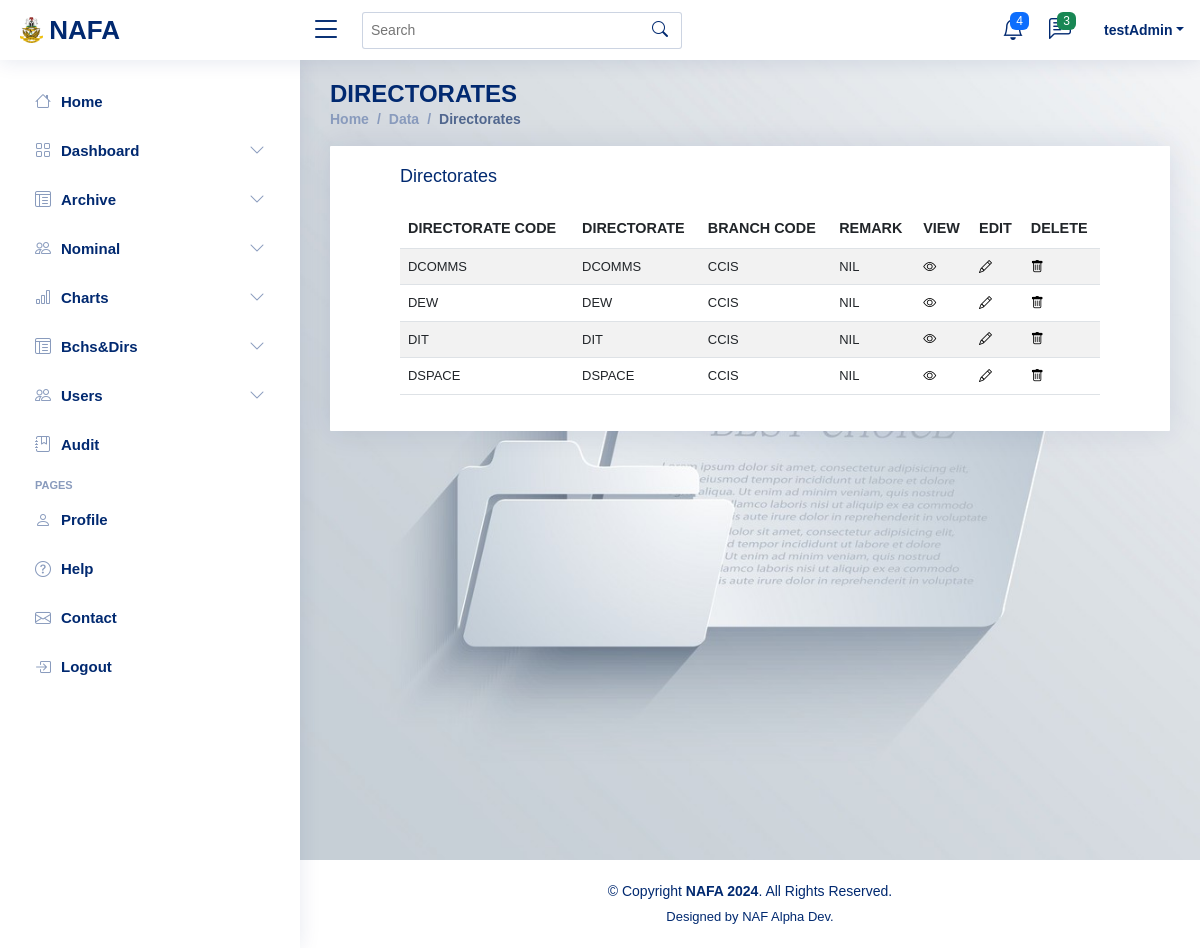
/ADMIN/adminDirectorates.php (signed in), run on the app's committed database.
### tables this page shows
CREATE TABLE `directorates` (
  `DIRECTORATE_CODE` varchar(100) NOT NULL,
  `DIRECTORATE` varchar(100) NOT NULL,
  `BRANCH_CODE` varchar(100) NOT NULL,
  `REMARK` varchar(100) NOT NULL
);

### ADMIN/adminDirectorates.php (the view, shortened to what this page needs)
<?php
include 'adminHeader.php';
include('../Connection.php');
include 'adminSideNavBar.php';
    $directorateSQL = "SELECT * FROM directorates";
    $directorateResult = mysqli_query($conn, $directorateSQL);
?>
<main id="main" class="main"
  style="
    background-image: url('../IMAGES/img1.jpg');
    background-size: cover;
    background-position: center;
    min-height: 100vh;
    zIndex:-1;
    "
>
    <div class="pagetitle">
      <h1>DIRECTORATES</h1>
      <nav>
        <ol class="breadcrumb">
          <li class="breadcrumb-item"><a href="adminHome">Home</a></li>
          <li class="breadcrumb-item">Data</li>
          <li class="breadcrumb-item active">Directorates</li>
        </ol>
      </nav>
    </div>
   <section class="section">
      <div class="row">
        <div class="col-lg-12">
          <div class="card" style="padding-left:50px; padding-right:50px; border-radius:1px;">
            <div class="card-body">
              <h5 class="card-title">Directorates</h5>
            <div class="table-responsive" style="boder">
              <table class="table datatable table-striped second table-hover" style="text-transform:uppercase; font-size:90%;">
                <thead>
                  <tr>
                    <th scope="col">Directorate Code</th>
                    <th scope="col">Directorate</th>
                    <th scope="col">Branch Code</th>
                    <th scope="col">Remark</th>
                    <th scope="col">View</th>
                    <th scope="col">Edit</th>
                    <th scope="col">Delete</th>
                  </tr>
                </thead>
                <tbody>
                       <?php
                    while($directorateFetch=mysqli_fetch_assoc($directorateResult))
            {
            ?>
                <tr id='userRow' style='text-transform: uppercase; font-size:90%;'>
                <td><?php echo $directorateFetch['DIRECTORATE_CODE']?></td>
                <td><?php echo $directorateFetch['DIRECTORATE']?></td>
                <td><?php echo $directorateFetch['BRANCH_CODE']?></td>
                <td><?php echo $directorateFetch['REMARK']?></td>
                <td><a style="color:black" href='adminViewDirectorate?directorateCode=<?php echo $directorateFetch['DIRECTORATE_CODE'];?>' type='submit' id='viewButton'><i class='bi bi-eye' id='viewButton'></i></a></td>
                <td><a style="color:black" href='adminEditDirectorate?directorateCode=<?php echo $directorateFetch['DIRECTORATE_CODE'];?>' type='submit'><i class='bi bi-pencil' id='editButton'></i></a></td>
                <td><a style="color:black" href='adminDeleteDirectorate?directorateCode=<?php echo $directorateFetch['DIRECTORATE_CODE'];?>' type='submit' onClick='javascript:return confirm("\nARE YOU SURE YOU WANT TO DELETE THIS DIRECTORATE??? DELETING THIS DIRECTORATE REMOVES THE DIRECTORATE FROM THE DATABASE. CLICK OK TO DELETE AND CANCEL TO CANCEL .....\n");'><i class='bi bi-trash' id='deleteButton'></i></a></td></tr>
            <?php
            }
            ?>
                </tbody>
              </table>
        </div>
            </div>
          </div>
        </div>
      </div>
    </section>
  </main>
<?php
include 'adminFooter.php';
?>

### assets/css/style.css (style rules this page uses)
:root { scroll-behavior: smooth; }
body { font-family: "Open Sans", sans-serif; background: #f6f9ff; color: #444444; }
h1, h2, h3, h4, h5, h6 { font-family: "Nunito", sans-serif; }
#main { margin-top: 60px; padding: 20px 30px; transition: all 0.3s; }
.pagetitle { margin-bottom: 10px; }
.pagetitle h1 { font-size: 24px; margin-bottom: 0; font-weight: 600; color: #012970; }
.card { margin-bottom: 30px; border: none; border-radius: 5px; box-shadow: 0px 0 30px rgba(1, 41, 112, 0.1); }
.card-title { padding: 20px 0 15px 0; font-size: 18px; font-weight: 500; color: #012970; font-family: "Poppins", sans-serif; }
.card-body { padding: 0 20px 20px 20px; }
.breadcrumb { font-size: 14px; font-family: "Nunito", sans-serif; color: #899bbd; font-weight: 600; }
.breadcrumb a { color: #899bbd; transition: 0.3s; }
.breadcrumb .breadcrumb-item::before { color: #899bbd; }
.breadcrumb .active { color: #51678f; font-weight: 600; }
@media (min-width: 1200px) { #main, #footer { margin-left: 300px; } }

### data on the page
directorates: DIRECTORATE_CODE "DCOMMS", DIRECTORATE "DCOMMS", BRANCH_CODE "CCIS", REMARK "NIL"
directorates: DIRECTORATE_CODE "DEW", DIRECTORATE "DEW", BRANCH_CODE "CCIS", REMARK "NIL"
directorates: DIRECTORATE_CODE "DIT", DIRECTORATE "DIT", BRANCH_CODE "CCIS", REMARK "NIL"
directorates: DIRECTORATE_CODE "DSPACE", DIRECTORATE "DSPACE", BRANCH_CODE "CCIS", REMARK "NIL"

### other printed values
$_SESSION['svcNo'] "testAdmin"
